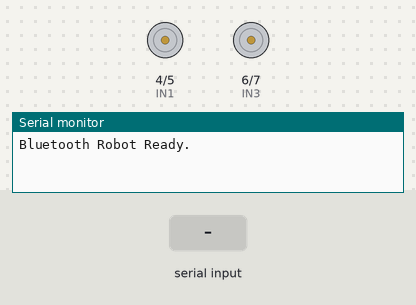
A sketch run on a simulated Arduino Uno, built with avr-gcc and run on an emulated ATmega328P. Parts: motor-driver pin pairs drawn as motors (green arrow = first pin HIGH = forward, orange = second pin HIGH = backward, longer = more drive, scaled by the enable pin), the last lines printed to the serial monitor. The test bench sets the inputs (shaded band).

Above: at 1.2 s.
1.3 s: "F" received over the second serial link
At 1.7 s:
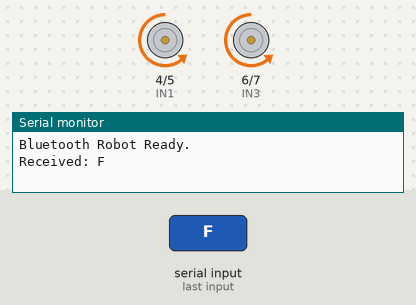
2.8 s: "B" received over the second serial link
At 4.0 s:
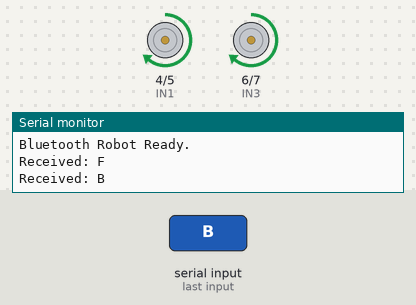
4.3 s: "L" received over the second serial link
At 5.0 s:
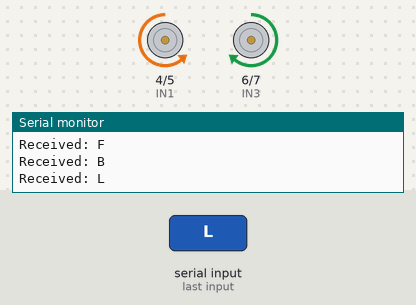
5.8 s: "R" received over the second serial link
At 6.2 s:
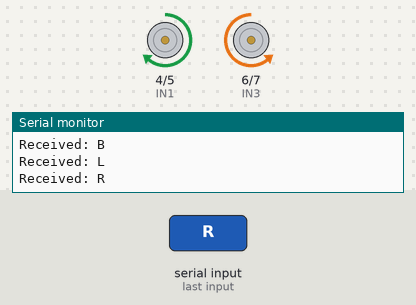
Timing chart, 0 to 8.3 s (numbered marks = the images above; inputs shaded):
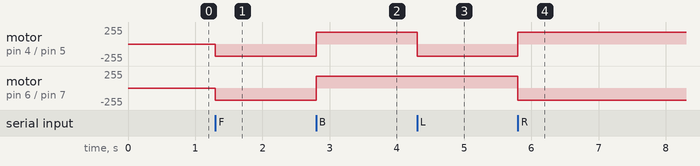

The sketch:

week3_task4.ino
```cpp
#include <SoftwareSerial.h>

// === HC-05 Bluetooth Pins ===
SoftwareSerial BT(10, 11);
// RX = 10 (Arduino receives from HC05 TX)
// TX = 11  (Arduino sends to HC05 RX) → Use voltage divider!

// === Motor Driver L298N ===
// Left motor
#define ENA 9
#define ENB 3
#define IN1 4
#define IN2 5
#define IN3 6
#define IN4 7

// === Motor Speed (Smooth control) ===
int MOTOR_SPEED = 180;  // 0–255

void setup() {
  // Motor pins
  pinMode(IN1, OUTPUT);
  pinMode(IN2, OUTPUT);
  pinMode(ENA, OUTPUT);
  pinMode(IN3, OUTPUT);
  pinMode(IN4, OUTPUT);
  pinMode(ENB, OUTPUT);


  // Start serial connections
  Serial.begin(9600);   // Debug monitor
  BT.begin(9600);       // HC-05 communication

  Serial.println("Bluetooth Robot Ready.");
  BT.println("Connected to Arduino.");
}

// === Motor Control Functions ===
void forward() {
  analogWrite(ENA, MOTOR_SPEED);
  analogWrite(ENB, MOTOR_SPEED);
  digitalWrite(IN1, LOW);
  digitalWrite(IN2, HIGH);
  digitalWrite(IN3, LOW);
  digitalWrite(IN4, HIGH);
}

void backward() {
  analogWrite(ENA, MOTOR_SPEED);
  analogWrite(ENB, MOTOR_SPEED);
  digitalWrite(IN1, HIGH);
  digitalWrite(IN2, LOW);
  digitalWrite(IN3, HIGH);
  digitalWrite(IN4, LOW);
}

void turnLeft() {
  analogWrite(ENA, MOTOR_SPEED);
  analogWrite(ENB, MOTOR_SPEED);
  digitalWrite(IN1, LOW);
  digitalWrite(IN2, HIGH);
  digitalWrite(IN3, HIGH);
  digitalWrite(IN4, LOW);
}

void turnRight() {
  analogWrite(ENA, MOTOR_SPEED);
  analogWrite(ENB, MOTOR_SPEED);
  digitalWrite(IN1, HIGH);
  digitalWrite(IN2, LOW);
  digitalWrite(IN3, LOW);
  digitalWrite(IN4, HIGH);
}

void stopRobot() {
  analogWrite(ENA, 0);
  analogWrite(ENB, 0);
  digitalWrite(IN1, LOW); digitalWrite(IN2, LOW);
  digitalWrite(IN3, LOW); digitalWrite(IN4, LOW);
}

void loop() {
  // Check if there is a command from Bluetooth
  if (BT.available()) {
    char cmd = BT.read();

    Serial.print("Received: ");
    Serial.println(cmd);

    // === Command Handling ===
    switch (cmd) {
      case 'F': forward();   BT.println("Forward");  break;
      case 'B': backward();  BT.println("Backward"); break;
      case 'L': turnLeft();  BT.println("Left");     break;
      case 'R': turnRight(); BT.println("Right");    break;
      case 'S': stopRobot();   BT.println("Stop");     break;

      // **Adjust speed command**
      case '+':
        MOTOR_SPEED = min(MOTOR_SPEED + 20, 255);
        BT.print("Speed: "); BT.println(MOTOR_SPEED);
        break;

      case '-':
        MOTOR_SPEED = max(MOTOR_SPEED - 20, 0);
        BT.print("Speed: "); BT.println(MOTOR_SPEED);
        break;

      default:
        BT.println("Unknown Command");
        break;
    }
  }
}
```

Measured:
- after the input at 1.3 s, motor on pin 4 (IN1) / pin 5 (IN2), motor on pin 6 (IN3) / pin 7 (IN4): stopped → backward 180/255 at once
- after the input at 2.8 s, motor on pin 4 (IN1) / pin 5 (IN2), motor on pin 6 (IN3) / pin 7 (IN4): backward 180/255 → forward 180/255 at once
- after the input at 4.3 s, motor on pin 4 (IN1) / pin 5 (IN2): forward 180/255 → backward 180/255 at once
- after the input at 5.8 s, motor on pin 4 (IN1) / pin 5 (IN2): backward 180/255 → forward 180/255 at once; motor on pin 6 (IN3) / pin 7 (IN4): forward 180/255 → backward 180/255 at once
